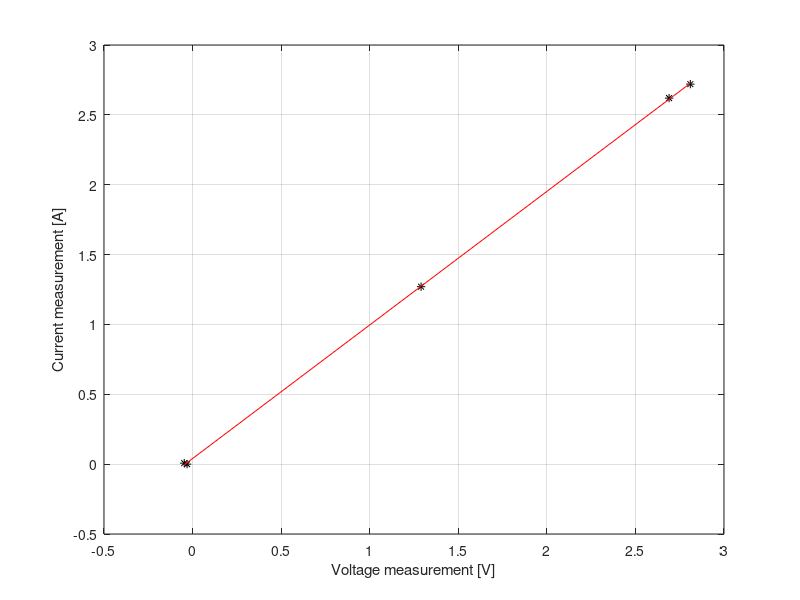
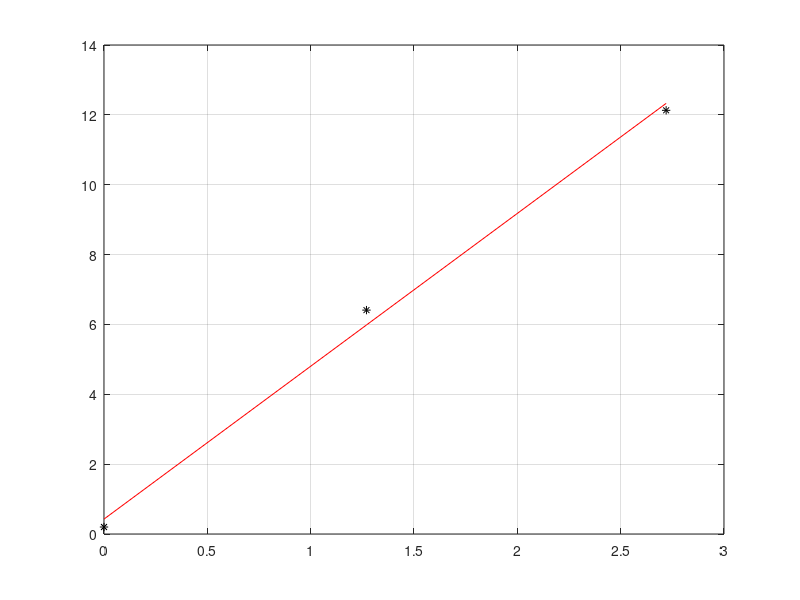

Source code (MATLAB) for these figures, in order: (Note: this script raises an error after producing the figures.)
load Prad_vs_napiecie.mat

line_params = polyfit(U_pomiar, I_ref, 1);
figure
plot(U_pomiar, I_ref, "k*", U_pomiar, U_pomiar * line_params(1) + line_params(2), "r-")
grid on
xlabel("Voltage measurement [V]")
ylabel("Current measurement [A]")


I_R = [I_ref(1), I_ref(3), I_ref(5)];
U_R = [U_stacji(1), U_stacji(3), U_stacji(5)];
line_params = polyfit(I_R, U_R, 1);
figure
plot(I_R, U_R, "k*", I_R, I_R * line_params(1) + line_params(2), "r-")
grid on
% R = 4.38Ohm
title("Resistance calculation: R = " + num2str(line_params(1)) + "\Omega")
xlabel("Current measurement [A]")
ylabel("Voltage measurement [V]")


line_params = polyfit(u2, U_stacji, 1);
figure
plot(u2, U_stacji, "k*", u2, u2 * line_params(1) + line_params(2), "r-")
grid on
xlabel("Control value (PWM duty factor)")
ylabel("Voltage of the power station [V]")